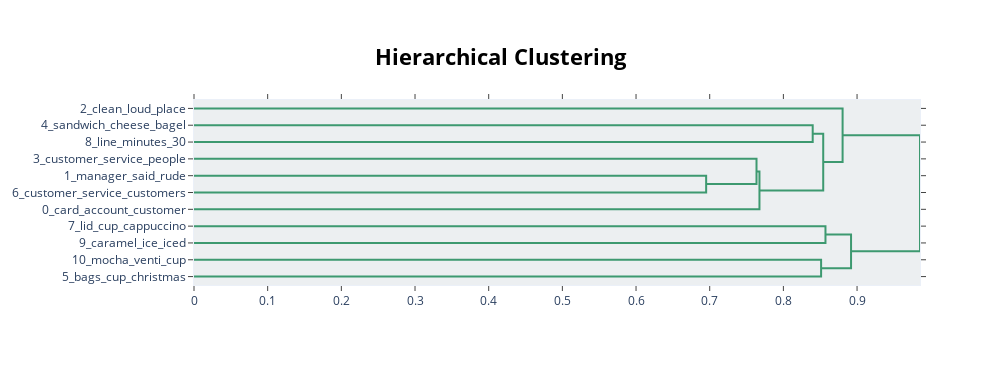

Write notebook code for a chart like this one.
### Code cell
# The Heirarchical Clustering visualiztion is another view of topic relationships.
fig = topic_model.visualize_hierarchy(custom_labels=True)
fig.write_html(f'{model_name}/bertopic-topic-hierarchy.html')
fig.show()

### Figure 1 — Plotly figure (JSON) as saved in the notebook; plotly's stock layout.template omitted (floating-point values rounded to 4 significant figures)
{"data": [{"hoverinfo": "text", "marker": {"color": "rgb(61,153,112)"}, "mode": "lines", "type": "scatter", "x": [0.0, 0.8398, 0.8398, 0.0], "xaxis": "x", "y": [-15.0, -15.0, -25.0, -25.0], "yaxis": "y"}, {"hoverinfo": "text", "marker": {"color": "rgb(61,153,112)"}, "mode": "lines", "type": "scatter", "x": [0.0, 0.6952, 0.6952, 0.0], "xaxis": "x", "y": [-45.0, -45.0, -55.0, -55.0], "yaxis": "y"}, {"hoverinfo": "text", "marker": {"color": "rgb(61,153,112)"}, "mode": "lines", "type": "scatter", "x": [0.0, 0.7635, 0.7635, 0.6952], "xaxis": "x", "y": [-35.0, -35.0, -50.0, -50.0], "yaxis": "y"}, {"hoverinfo": "text", "marker": {"color": "rgb(61,153,112)"}, "mode": "lines", "type": "scatter", "x": [0.7635, 0.7675, 0.7675, 0.0], "xaxis": "x", "y": [-42.5, -42.5, -65.0, -65.0], "yaxis": "y"}, {"hoverinfo": "text", "marker": {"color": "rgb(61,153,112)"}, "mode": "lines", "type": "scatter", "x": [0.8398, 0.8541, 0.8541, 0.7675], "xaxis": "x", "y": [-20.0, -20.0, -53.75, -53.75], "yaxis": "y"}, {"hoverinfo": "text", "marker": {"color": "rgb(61,153,112)"}, "mode": "lines", "type": "scatter", "x": [0.0, 0.8804, 0.8804, 0.8541], "xaxis": "x", "y": [-5.0, -5.0, -36.88, -36.88], "yaxis": "y"}, {"hoverinfo": "text", "marker": {"color": "rgb(61,153,112)"}, "mode": "lines", "type": "scatter", "x": [0.0, 0.8571, 0.8571, 0.0], "xaxis": "x", "y": [-75.0, -75.0, -85.0, -85.0], "yaxis": "y"}, {"hoverinfo": "text", "marker": {"color": "rgb(61,153,112)"}, "mode": "lines", "type": "scatter", "x": [0.0, 0.8512, 0.8512, 0.0], "xaxis": "x", "y": [-95.0, -95.0, -105.0, -105.0], "yaxis": "y"}, {"hoverinfo": "text", "marker": {"color": "rgb(61,153,112)"}, "mode": "lines", "type": "scatter", "x": [0.8571, 0.8918, 0.8918, 0.8512], "xaxis": "x", "y": [-80.0, -80.0, -100.0, -100.0], "yaxis": "y"}, {"hoverinfo": "text", "marker": {"color": "rgb(61,153,112)"}, "mode": "lines", "type": "scatter", "x": [0.8804, 0.9854, 0.9854, 0.8918], "xaxis": "x", "y": [-20.94, -20.94, -90.0, -90.0], "yaxis": "y"}], "layout": {"autosize": false, "height": 365, "hoverlabel": {"bgcolor": "white", "font": {"family": "Rockwell", "size": 16}}, "hovermode": "closest", "plot_bgcolor": "#ECEFF1", "showlegend": false, "title": {"font": {"color": "Black", "size": 22}, "text": "<b>Hierarchical Clustering</b>", "x": 0.5, "xanchor": "center", "yanchor": "top"}, "width": 1000, "xaxis": {"mirror": "allticks", "rangemode": "tozero", "showgrid": false, "showline": true, "showticklabels": true, "ticks": "outside", "type": "linear", "zeroline": false}, "yaxis": {"mirror": "allticks", "range": [-110, 0], "rangemode": "tozero", "showgrid": false, "showline": true, "showticklabels": true, "tickmode": "array", "ticks": "outside", "ticktext": ["2_clean_loud_place", "4_sandwich_cheese_bagel", "8_line_minutes_30", "3_customer_service_people", "1_manager_said_rude", "6_customer_service_customers", "0_card_account_customer", "7_lid_cup_cappuccino", "9_caramel_ice_iced", "10_mocha_venti_cup", "5_bags_cup_christmas"], "tickvals": [-5, -15, -25, -35, -45, -55, -65, -75, -85, -95, -105], "type": "linear", "zeroline": false}}}
